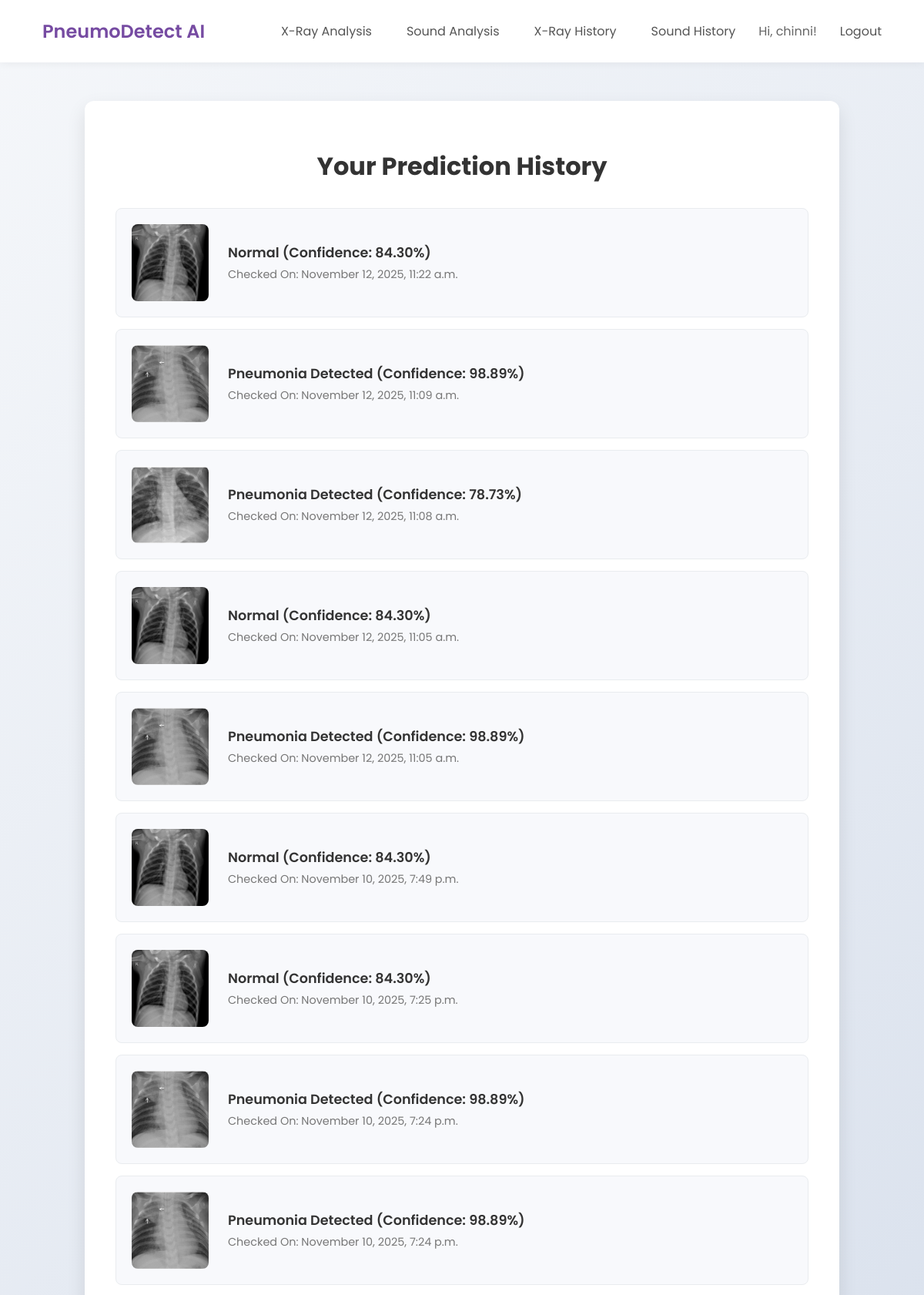
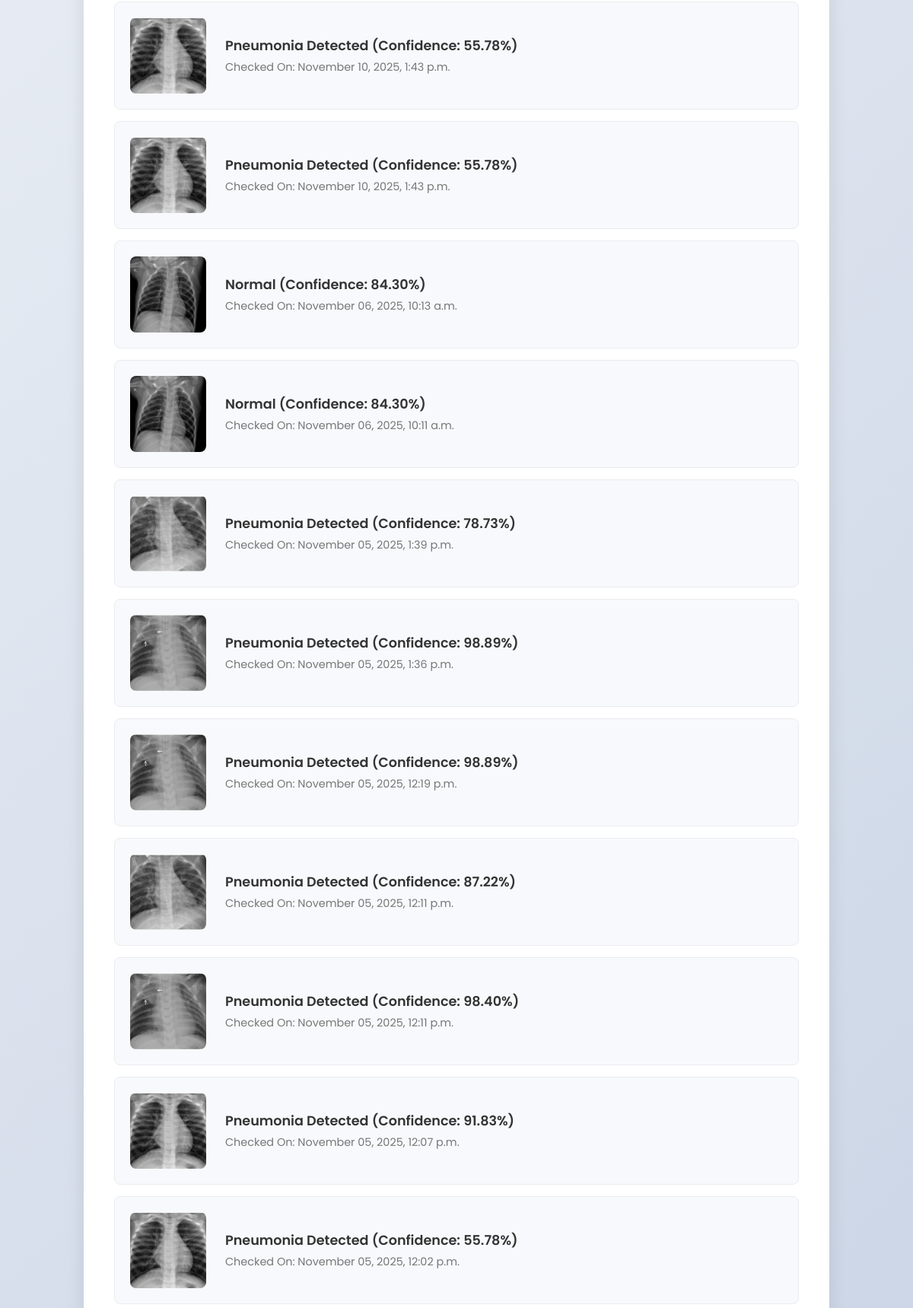
Screenshot of /xray/history/ (signed in, upper part) with the database file from the repository (2 pictures, top to bottom).
### classifier/models.py (models this page shows, shortened)
class PredictionHistory(models.Model):
    user = models.ForeignKey(User, on_delete=models.CASCADE)
    image = models.ImageField(upload_to='history_pics/')
    prediction_result = models.CharField(max_length=100)
    timestamp = models.DateTimeField(auto_now_add=True)

### classifier/views.py (the view)
# urls.py: path('history/', views.prediction_history_view, name='prediction_history'),
@login_required
def prediction_history_view(request):
    history = PredictionHistory.objects.filter(user=request.user).order_by('-timestamp')
    return render(request, 'classifier/history.html', {'history': history})

### classifier/templates/classifier/history.html (shortened to what this page needs)
{% extends 'classifier/base.html' %}
{% block content %}
<div class="history-container">
    <h1>Your Prediction History</h1>
    {% for item in history %}
        <div class="history-item">
            <img src="{{ item.image.url }}" alt="X-Ray Image">
            <div class="history-details">
                <p class="result">{{ item.prediction_result }}</p>
                <p class="timestamp">Checked On: {{ item.timestamp|date:"F d, Y, P" }}</p>
            </div>
        </div>
    {% empty %}
        <p>You haven't made any predictions yet. Upload an image to get started!</p>
        <a href="{% url 'classify_image' %}" class="primary-btn">Upload First Image</a>
    {% endfor %}
</div>
{% endblock %}

### classifier/templates/classifier/base.html (shortened to what this page needs)
{% load static %} <!DOCTYPE html>
<html lang="en">
<head>
</head>
<body>
    <nav class="navbar">
        <a href="{% url 'home' %}" class="logo">PneumoDetect AI</a>
        <div class="right">
            {% if user.is_authenticated %}
                <a href="{% url 'classify_image' %}">X-Ray Analysis</a>
                <a href="{% url 'classify_sound' %}">Sound Analysis</a>
                <a href="{% url 'prediction_history' %}">X-Ray History</a>
                <a href="{% url 'sound_history' %}">Sound History</a>
                <span class="welcome-text">Hi, {{ user.username }}!</span>
                <a href="{% url 'account_logout' %}">Logout</a>
            {% else %}
                <a href="{% url 'account_login' %}">Login</a>
                <a href="{% url 'account_signup' %}" class="primary-btn" style="padding: 8px 15px; margin-top: 0;">Sign Up</a>
            {% endif %}
        </div>
    </nav>
    <main class="main-container">
        {% block content %}{% endblock %}
    </main>
</body>
</html>

### classifier/templates/classifier/base.html (style rules this page uses)
body { font-family: 'Poppins', sans-serif; background: linear-gradient(135deg, #f5f7fa 0%, #c3cfe2 100%); margin: 0; color: #333; }
.navbar { background-color: white; padding: 15px 40px; box-shadow: 0 2px 10px rgba(0, 0, 0, 0.05); display: flex; justify-content: space-between; align-items: center; }
.navbar .logo { font-weight: 600; font-size: 24px; color: #764ba2; text-decoration: none; }
.navbar a { color: #555; text-decoration: none; padding: 8px 15px; border-radius: 6px; transition: background-color 0.3s, color 0.3s; }
.navbar .right { display: flex; align-items: center; gap: 15px; }
.navbar .welcome-text { color: #666; }
.main-container { max-width: 900px; margin: 50px auto; padding: 40px; background-color: white; border-radius: 12px; box-shadow: 0 10px 25px rgba(0, 0, 0, 0.1); text-align: center; }

### classifier/templates/classifier/history.html (style rules this page uses)
.history-container h1 { margin-bottom: 30px; }
.history-item { background-color: #f8f9fc; border: 1px solid #e9ecef; border-radius: 8px; margin-bottom: 15px; padding: 20px; display: flex; align-items: center; text-align: left; transition: box-shadow 0.3s; }
.history-item img { width: 100px; height: 100px; object-fit: cover; border-radius: 8px; margin-right: 25px; }
.history-details p { margin: 5px 0; }
.history-details .result { font-weight: 600; font-size: 1.1em; color: #333; }
.history-details .timestamp { font-size: 0.9em; color: #777; }

### rows the page displays
PredictionHistory: image (picture), prediction_result "Normal (Confidence: 84.30%)", timestamp "November 12, 2025, 11:22 a.m."
PredictionHistory: image (picture), prediction_result "Pneumonia Detected (Confidence: 98.89%)", timestamp "November 12, 2025, 11:09 a.m."
PredictionHistory: image (picture), prediction_result "Pneumonia Detected (Confidence: 78.73%)", timestamp "November 12, 2025, 11:08 a.m."
PredictionHistory: image (picture), prediction_result "Normal (Confidence: 84.30%)", timestamp "November 12, 2025, 11:05 a.m."
PredictionHistory: image (picture), prediction_result "Pneumonia Detected (Confidence: 98.89%)", timestamp "November 12, 2025, 11:05 a.m."
PredictionHistory: image (picture), prediction_result "Normal (Confidence: 84.30%)", timestamp "November 10, 2025, 7:49 p.m."
PredictionHistory: image (picture), prediction_result "Normal (Confidence: 84.30%)", timestamp "November 10, 2025, 7:25 p.m."
PredictionHistory: image (picture), prediction_result "Pneumonia Detected (Confidence: 98.89%)", timestamp "November 10, 2025, 7:24 p.m."
PredictionHistory: image (picture), prediction_result "Pneumonia Detected (Confidence: 98.89%)", timestamp "November 10, 2025, 7:24 p.m."
PredictionHistory: image (picture), prediction_result "Pneumonia Detected (Confidence: 55.78%)", timestamp "November 10, 2025, 1:43 p.m."
PredictionHistory: image (picture), prediction_result "Pneumonia Detected (Confidence: 55.78%)", timestamp "November 10, 2025, 1:43 p.m."
PredictionHistory: image (picture), prediction_result "Normal (Confidence: 84.30%)", timestamp "November 06, 2025, 10:13 a.m."
PredictionHistory: image (picture), prediction_result "Normal (Confidence: 84.30%)", timestamp "November 06, 2025, 10:11 a.m."
PredictionHistory: image (picture), prediction_result "Pneumonia Detected (Confidence: 78.73%)", timestamp "November 05, 2025, 1:39 p.m."
PredictionHistory: image (picture), prediction_result "Pneumonia Detected (Confidence: 98.89%)", timestamp "November 05, 2025, 1:36 p.m."
PredictionHistory: image (picture), prediction_result "Pneumonia Detected (Confidence: 98.89%)", timestamp "November 05, 2025, 12:19 p.m."
PredictionHistory: image (picture), prediction_result "Pneumonia Detected (Confidence: 87.22%)", timestamp "November 05, 2025, 12:11 p.m."
PredictionHistory: image (picture), prediction_result "Pneumonia Detected (Confidence: 98.40%)", timestamp "November 05, 2025, 12:11 p.m."
PredictionHistory: image (picture), prediction_result "Pneumonia Detected (Confidence: 91.83%)", timestamp "November 05, 2025, 12:07 p.m."
PredictionHistory: image (picture), prediction_result "Pneumonia Detected (Confidence: 55.78%)", timestamp "November 05, 2025, 12:02 p.m."

### other values shown
{{ user.username }} "chinni"
